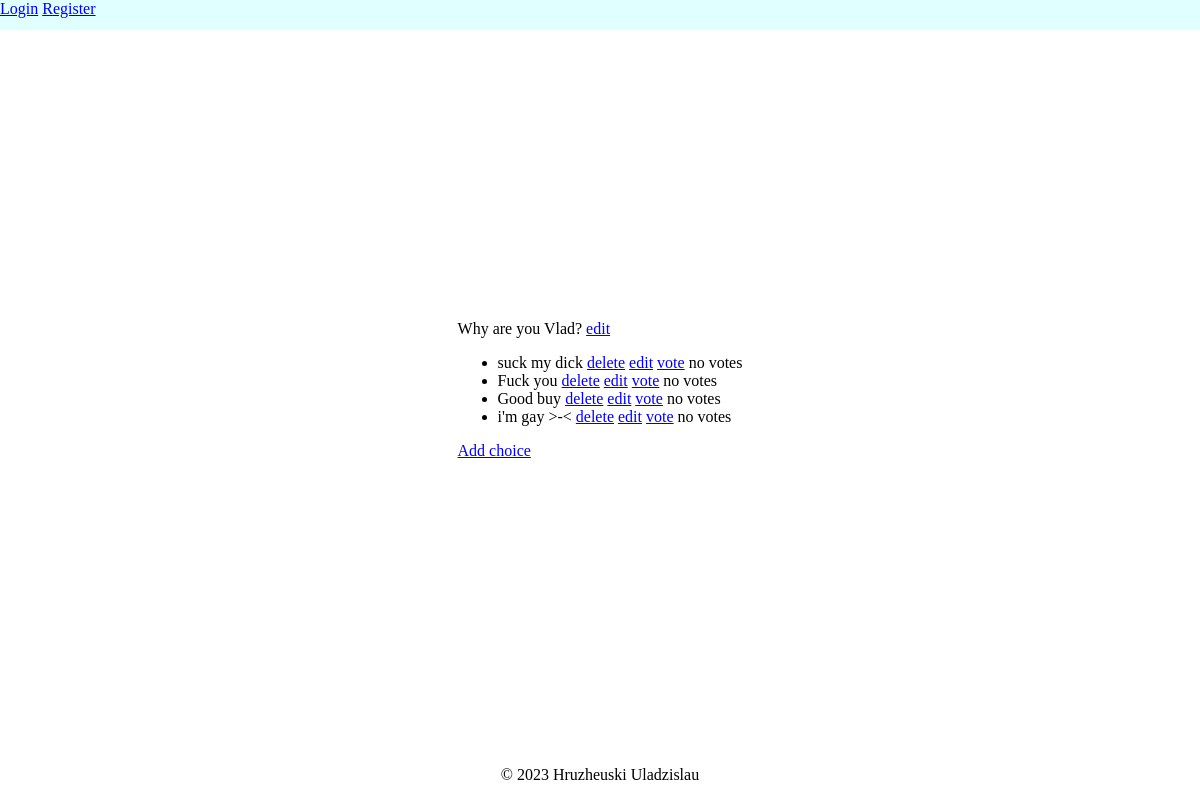
Before: /question/18/ with the older database file.
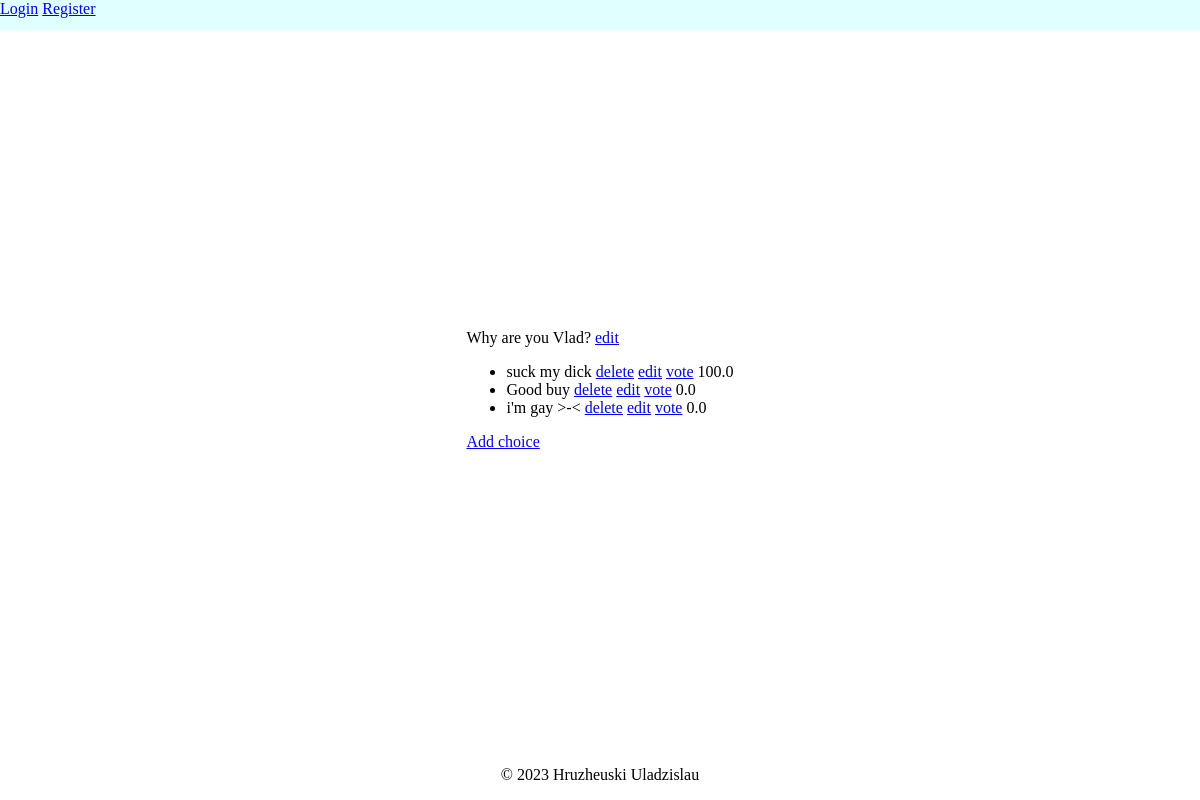
After: the same page with the newer database file.
### polls/models.py (models this page shows, shortened)
class Question(models.Model):
    question_text = models.CharField(max_length=200)
    creator = models.ForeignKey(User, on_delete=models.CASCADE)
    pub_date = models.DateTimeField(auto_now_add=True)
    def __str__(self):
        return self.question_text

class Choice(models.Model):
    choice_text = models.CharField(max_length=100)
    question = models.ForeignKey(Question, on_delete=models.CASCADE)
    @property
    def get_percent(self):
        count_votes = 0
        for choice in self.question.choice_set.all():
            count_votes += len(choice.vote_set.all())
        if count_votes == 0:
            return 'no votes'
        return len(self.vote_set.all()) / count_votes * 100
    def __str__(self):
        return self.choice_text

class Vote(models.Model):
    choice = models.ForeignKey(Choice, on_delete=models.CASCADE)
    voter = models.ForeignKey(User, on_delete=models.CASCADE)

### polls/views.py (the view)
# urls.py: path('question/<int:question_id>/', show_question, name='show_question'),
def show_question(request, question_id):
    question = get_object_or_404(Question, id=question_id)
    choices = question.choice_set.all()
    context = {
        'question': question,
        'choices': choices,
    }
    return render(request, 'polls/show_question.html', context)

### polls/templates/polls/show_question.html
{% extends "polls/base.html" %}
{% load crispy_forms_filters %}
{% block content %}
<div class="container">
    <div class="content-section">
        {{ question }}
        <a href="{% url 'edit_question' question.id %}">edit</a>
        <ul>
            {% for choice in choices %}
                <li>
                    {{ choice }}
                    <a href="{% url 'delete_choice' choice.id%}">delete</a>
                    <a href="{% url 'edit_choice' choice.id%}">edit</a>
                    <a href="{% url 'vote' choice.id%}">vote</a>
                    {{ choice.get_percent }}
                </li>
            {% endfor %}
        </ul>
        <a href="{% url 'create_choice' question.id %}">Add choice</a>
    </div>
</div>
{% endblock content %}

### polls/templates/polls/base.html (shortened to what this page needs)
{% load static %}
<!DOCTYPE html>
<html lang="en">
<head>
    <link type="text/css" href="{% static 'polls/css/style.css' %}" rel="stylesheet">
</head>
<body>
<header class="site-header">
    <nav>
        <div class="navbar-nav">
          {% if user.is_authenticated %}
            <a class="nav-item nav-link" href="{% url 'logout' %}">Logout</a>
            <a class="nav-item nav-link" href="{% url 'profile'  %}">Profile</a>
          {% else %}
            <a class="nav-item nav-link" href="{% url 'login' %}">Login</a>
            <a class="nav-item nav-link" href="{% url 'register' %}">Register</a>
          {% endif %}
        </div>
    </nav>
</header>
{% block content %}{% endblock %}
<footer class="foot">
    <p>&copy 2023 Hruzheuski Uladzislau</p>
</footer>
</body>
</html>

### polls/static/polls/css/style.css (style rules this page uses)
html, body { height: 100%; width: 100%; }
body { min-height: 100vh; margin:0; display:flex; flex-direction:column; }
header { min-height:30px; background:lightcyan; }
footer { min-height:50px; bottom: 0; text-align: center; margin-top: auto; }
.container { height: 90%; display: flex; align-items: center; justify-content: center; }

Changed rows visible on the page:
removed Choice: choice_text "Fuck you", get_percent "no votes"
computed for Choice "suck my dick": get_percent "no votes" → "100.0"
computed for Choice "Good buy": get_percent "no votes" → "0.0"
computed for Choice "i'm gay >-<": get_percent "no votes" → "0.0"
